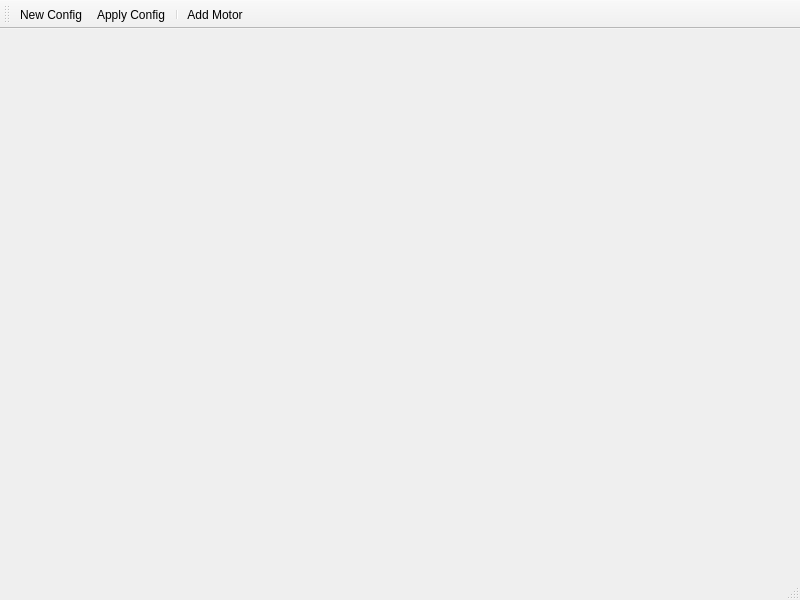
<?xml version="1.0" encoding="UTF-8"?>
<ui version="4.0">
 <class>Multi_Config_Window</class>
 <widget class="QMainWindow" name="Multi_Config_Window">
  <property name="geometry">
   <rect>
    <x>0</x>
    <y>0</y>
    <width>800</width>
    <height>600</height>
   </rect>
  </property>
  <property name="windowTitle">
   <string>MainWindow</string>
  </property>
  <widget class="QWidget" name="centralwidget"/>
  <widget class="QMenuBar" name="menubar">
   <property name="geometry">
    <rect>
     <x>0</x>
     <y>0</y>
     <width>800</width>
     <height>25</height>
    </rect>
   </property>
  </widget>
  <widget class="QStatusBar" name="statusbar"/>
  <widget class="QToolBar" name="toolBar">
   <property name="windowTitle">
    <string>toolBar</string>
   </property>
   <attribute name="toolBarArea">
    <enum>TopToolBarArea</enum>
   </attribute>
   <attribute name="toolBarBreak">
    <bool>false</bool>
   </attribute>
   <addaction name="action_new_config"/>
   <addaction name="action_apply_config"/>
   <addaction name="separator"/>
   <addaction name="action_add_motor"/>
  </widget>
  <action name="action_new_config">
   <property name="icon">
    <iconset resource="res.qrc">
     <normaloff>:/icons/new.png</normaloff>:/icons/new.png</iconset>
   </property>
   <property name="text">
    <string>New Config</string>
   </property>
  </action>
  <action name="action_apply_config">
   <property name="icon">
    <iconset resource="res.qrc">
     <normaloff>:/icons/upload.png</normaloff>:/icons/upload.png</iconset>
   </property>
   <property name="text">
    <string>Apply Config</string>
   </property>
  </action>
  <action name="action_add_motor">
   <property name="icon">
    <iconset resource="res.qrc">
     <normaloff>:/icons/add_motor.png</normaloff>:/icons/add_motor.png</iconset>
   </property>
   <property name="text">
    <string>Add Motor</string>
   </property>
  </action>
 </widget>
 <resources>
  <include location="res.qrc"/>
 </resources>
 <connections/>
</ui>
